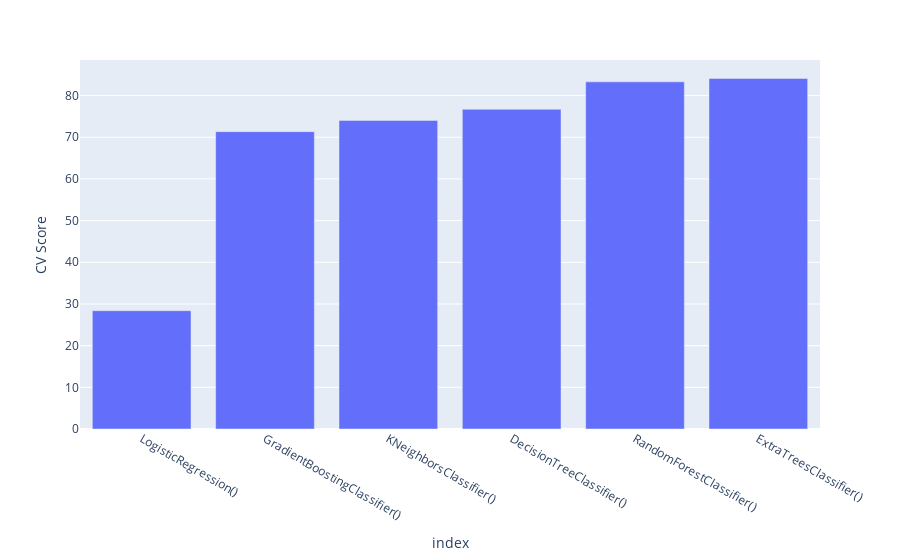

Source (notebook cell):
### Code cell
px.bar(model_results.sort_values(by=['CV Score'], axis=1).T, y="CV Score")

### Figure 1 — Plotly figure (JSON) as saved in the notebook; plotly's stock layout.template omitted (floating-point values rounded to 4 significant figures)
{"data": [{"alignmentgroup": "True", "hovertemplate": "index=%{x}<br>CV Score=%{y}<extra></extra>", "legendgroup": "", "marker": {"color": "#636efa"}, "name": "", "offsetgroup": "", "orientation": "v", "showlegend": false, "textposition": "auto", "type": "bar", "x": ["LogisticRegression()", "GradientBoostingClassifier()", "KNeighborsClassifier()", "DecisionTreeClassifier()", "RandomForestClassifier()", "ExtraTreesClassifier()"], "xaxis": "x", "y": [28.38, 71.35, 74.05, 76.71, 83.29, 84.11], "yaxis": "y"}], "layout": {"barmode": "relative", "legend": {"tracegroupgap": 0}, "margin": {"t": 60}, "xaxis": {"anchor": "y", "domain": [0, 1], "title": {"text": "index"}}, "yaxis": {"anchor": "x", "domain": [0, 1], "title": {"text": "CV Score"}}}}
